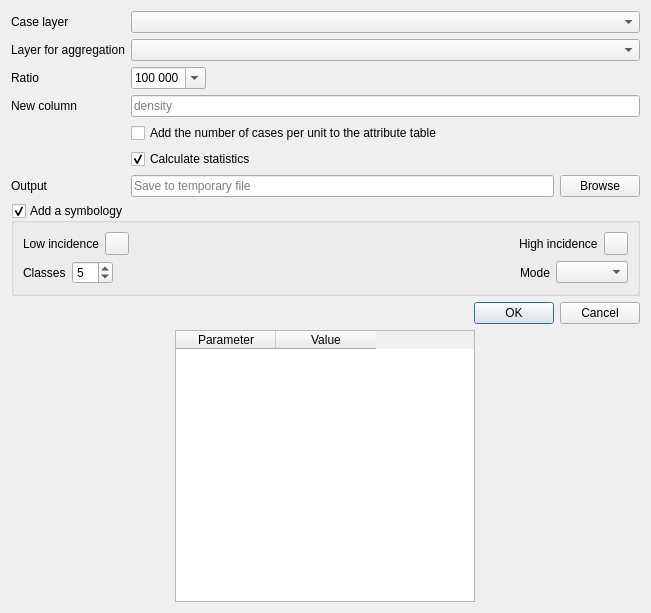
<?xml version="1.0" encoding="UTF-8"?>
<ui version="4.0">
 <class>DensityPoint</class>
 <widget class="QWidget" name="DensityPoint">
  <property name="geometry">
   <rect>
    <x>0</x>
    <y>0</y>
    <width>651</width>
    <height>613</height>
   </rect>
  </property>
  <property name="windowTitle">
   <string>Density</string>
  </property>
  <layout class="QVBoxLayout" name="verticalLayout">
   <item>
    <layout class="QFormLayout" name="formLayout">
     <property name="fieldGrowthPolicy">
      <enum>QFormLayout::ExpandingFieldsGrow</enum>
     </property>
     <item row="0" column="0">
      <widget class="QLabel" name="label_4">
       <property name="text">
        <string>Case layer</string>
       </property>
      </widget>
     </item>
     <item row="0" column="1">
      <widget class="QComboBox" name="cbx_case_layer">
       <property name="sizePolicy">
        <sizepolicy hsizetype="Expanding" vsizetype="Fixed">
         <horstretch>0</horstretch>
         <verstretch>0</verstretch>
        </sizepolicy>
       </property>
      </widget>
     </item>
     <item row="1" column="0">
      <widget class="QLabel" name="label">
       <property name="text">
        <string>Layer for aggregation</string>
       </property>
      </widget>
     </item>
     <item row="1" column="1">
      <widget class="QComboBox" name="cbx_aggregation_layer">
       <property name="sizePolicy">
        <sizepolicy hsizetype="Expanding" vsizetype="Fixed">
         <horstretch>0</horstretch>
         <verstretch>0</verstretch>
        </sizepolicy>
       </property>
      </widget>
     </item>
     <item row="2" column="0">
      <widget class="QLabel" name="label_2">
       <property name="text">
        <string>Ratio</string>
       </property>
      </widget>
     </item>
     <item row="2" column="1">
      <widget class="QComboBox" name="cbx_ratio">
       <property name="editable">
        <bool>true</bool>
       </property>
       <property name="currentIndex">
        <number>4</number>
       </property>
       <item>
        <property name="text">
         <string>10</string>
        </property>
       </item>
       <item>
        <property name="text">
         <string>100</string>
        </property>
       </item>
       <item>
        <property name="text">
         <string>1 000</string>
        </property>
       </item>
       <item>
        <property name="text">
         <string>10 000</string>
        </property>
       </item>
       <item>
        <property name="text">
         <string>100 000</string>
        </property>
       </item>
      </widget>
     </item>
     <item row="3" column="0">
      <widget class="QLabel" name="label_3">
       <property name="text">
        <string>New column</string>
       </property>
      </widget>
     </item>
     <item row="3" column="1">
      <widget class="QLineEdit" name="le_new_column">
       <property name="maxLength">
        <number>10</number>
       </property>
       <property name="placeholderText">
        <string>density</string>
       </property>
      </widget>
     </item>
     <item row="4" column="1">
      <widget class="QCheckBox" name="checkBox_addNbIntersections">
       <property name="toolTip">
        <string>Add the number of cases per unit to the attribute table</string>
       </property>
       <property name="text">
        <string>Add the number of cases per unit to the attribute table</string>
       </property>
      </widget>
     </item>
     <item row="5" column="1">
      <widget class="QCheckBox" name="checkBox_incidence_runStats">
       <property name="text">
        <string>Calculate statistics</string>
       </property>
       <property name="checked">
        <bool>true</bool>
       </property>
      </widget>
     </item>
     <item row="6" column="0">
      <widget class="QLabel" name="label_5">
       <property name="text">
        <string>Output</string>
       </property>
      </widget>
     </item>
     <item row="6" column="1">
      <layout class="QHBoxLayout" name="horizontalLayout">
       <item>
        <widget class="QLineEdit" name="le_output_filepath">
         <property name="placeholderText">
          <string>Save to temporary file</string>
         </property>
        </widget>
       </item>
       <item>
        <widget class="QPushButton" name="button_browse">
         <property name="text">
          <string>Browse</string>
         </property>
        </widget>
       </item>
      </layout>
     </item>
    </layout>
   </item>
   <item>
    <widget class="QgsCollapsibleGroupBox" name="symbology">
     <property name="title">
      <string>Add a symbology</string>
     </property>
     <property name="checkable">
      <bool>true</bool>
     </property>
     <property name="collapsed">
      <bool>false</bool>
     </property>
     <layout class="QVBoxLayout" name="verticalLayout_3">
      <item>
       <layout class="QHBoxLayout" name="horizontalLayout_3">
        <item>
         <widget class="QLabel" name="label_9">
          <property name="text">
           <string>Low incidence</string>
          </property>
         </widget>
        </item>
        <item>
         <widget class="QgsColorButtonV2" name="color_low_value">
          <property name="color">
           <color>
            <red>255</red>
            <green>246</green>
            <blue>246</blue>
           </color>
          </property>
         </widget>
        </item>
        <item>
         <spacer name="horizontalSpacer">
          <property name="orientation">
           <enum>Qt::Horizontal</enum>
          </property>
          <property name="sizeHint" stdset="0">
           <size>
            <width>40</width>
            <height>20</height>
           </size>
          </property>
         </spacer>
        </item>
        <item>
         <widget class="QLabel" name="label_10">
          <property name="text">
           <string>High incidence</string>
          </property>
         </widget>
        </item>
        <item>
         <widget class="QgsColorButtonV2" name="color_high_value">
          <property name="color">
           <color>
            <red>202</red>
            <green>33</green>
            <blue>36</blue>
           </color>
          </property>
         </widget>
        </item>
       </layout>
      </item>
      <item>
       <layout class="QHBoxLayout" name="horizontalLayout_4">
        <item>
         <widget class="QLabel" name="label_11">
          <property name="text">
           <string>Classes</string>
          </property>
         </widget>
        </item>
        <item>
         <widget class="QSpinBox" name="spinBox_classes">
          <property name="minimum">
           <number>1</number>
          </property>
          <property name="value">
           <number>5</number>
          </property>
         </widget>
        </item>
        <item>
         <spacer name="horizontalSpacer_2">
          <property name="orientation">
           <enum>Qt::Horizontal</enum>
          </property>
          <property name="sizeHint" stdset="0">
           <size>
            <width>40</width>
            <height>20</height>
           </size>
          </property>
         </spacer>
        </item>
        <item>
         <widget class="QLabel" name="label_12">
          <property name="text">
           <string>Mode</string>
          </property>
         </widget>
        </item>
        <item>
         <widget class="QComboBox" name="cbx_mode"/>
        </item>
       </layout>
      </item>
     </layout>
    </widget>
   </item>
   <item>
    <widget class="QDialogButtonBox" name="button_box_ok">
     <property name="orientation">
      <enum>Qt::Horizontal</enum>
     </property>
     <property name="standardButtons">
      <set>QDialogButtonBox::Cancel|QDialogButtonBox::Ok</set>
     </property>
    </widget>
   </item>
   <item>
    <layout class="QHBoxLayout" name="horizontalLayout_2">
     <item>
      <widget class="QTableWidget" name="tableWidget">
       <property name="minimumSize">
        <size>
         <width>200</width>
         <height>0</height>
        </size>
       </property>
       <property name="maximumSize">
        <size>
         <width>300</width>
         <height>16777215</height>
        </size>
       </property>
       <property name="verticalScrollBarPolicy">
        <enum>Qt::ScrollBarAsNeeded</enum>
       </property>
       <property name="horizontalScrollBarPolicy">
        <enum>Qt::ScrollBarAlwaysOff</enum>
       </property>
       <attribute name="verticalHeaderVisible">
        <bool>false</bool>
       </attribute>
       <column>
        <property name="text">
         <string>Parameter</string>
        </property>
       </column>
       <column>
        <property name="text">
         <string>Value</string>
        </property>
       </column>
      </widget>
     </item>
     <item>
      <layout class="QVBoxLayout" name="layout_plot"/>
     </item>
    </layout>
   </item>
  </layout>
 </widget>
 <customwidgets>
  <customwidget>
   <class>QgsCollapsibleGroupBox</class>
   <extends>QGroupBox</extends>
   <header>qgscollapsiblegroupbox.h</header>
   <container>1</container>
  </customwidget>
  <customwidget>
   <class>QgsColorButtonV2</class>
   <extends>QToolButton</extends>
   <header>qgscolorbuttonv2.h</header>
  </customwidget>
 </customwidgets>
 <resources/>
 <connections/>
</ui>
